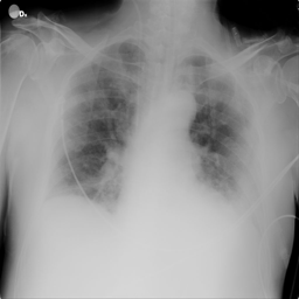
#> input picture IREI/Assignment3/db/covid1.png, 299 x 299 px; its folder holds 4 pictures in this run
$ python rank.py   (older library calls are emulated)
#> lines starting #> are read from the running program, lines starting #| are printed output that depends on the picture
#!/usr/bin/env python3
# -*- coding: utf-8 -*-
"""
Created on Tue Mar 15 19:13:49 2022

@author: Miriam, Itziar and Elia

"""

import cv2
import glob as gb
import re
import numpy as np
import matplotlib.pyplot as plt
from skimage.io import imread, imshow
from skimage.transform import resize
from skimage.feature import hog
from skimage import exposure
import numpy as np
import matplotlib.pyplot as plt
from skimage.filters import threshold_otsu
import operator

#%% FUNCTIONS

def segmentation_threshold(img):
    img_gray=cv2.cvtColor(img,cv2.COLOR_RGB2GRAY)
    # img_eq = cv2.equalizeHist(img_gray)
    def filter_image(image, mask):
        r = image[:,:,0] * mask
        g = image[:,:,1] * mask
        b = image[:,:,2] * mask
        return np.dstack([r,g,b])

    thresh = threshold_otsu(img_gray)
    img_otsu  = img_gray < thresh
    filtered = filter_image(img, img_otsu)
    return filtered


#Read and show images

# Define the variables
dict_images = {} # Create a dictionary to store the images
array_target = [] # Create a list to store the names of the images
pattern="db\.*.(\w+\d*).*" # Create a pattern to extract the names of the imahes


img_path = 'db/'
ext = ['png', 'jpg', 'jpeg'] # Add image formats here

# Create a list to store the paths of the images of the data base
files = []
[files.extend(gb.glob(img_path + '*.' + e)) for e in ext]

# Enter the path of the image that you want to compare
pathNewImage = input("Enter a new image: ")
#> the answer given: db/covid1.png
# Read the image entered and resize it in a common size
newImage = cv2.resize(cv2.imread(pathNewImage),(299, 299))
#> newImage is the input picture: shape (299, 299, 3); min 0, max 255, mean 145.9

# Read the images of the database and store its names
for path in files:
    # Use the pattern to extract the name of the images
    match = re.search(pattern, path)
    # Read the image and resize it in a common size
    img = cv2.resize(cv2.imread(path),(299, 299))
    dict_images[match.group(1)] = img
#> pass 2 of the loop `for path in files:`:
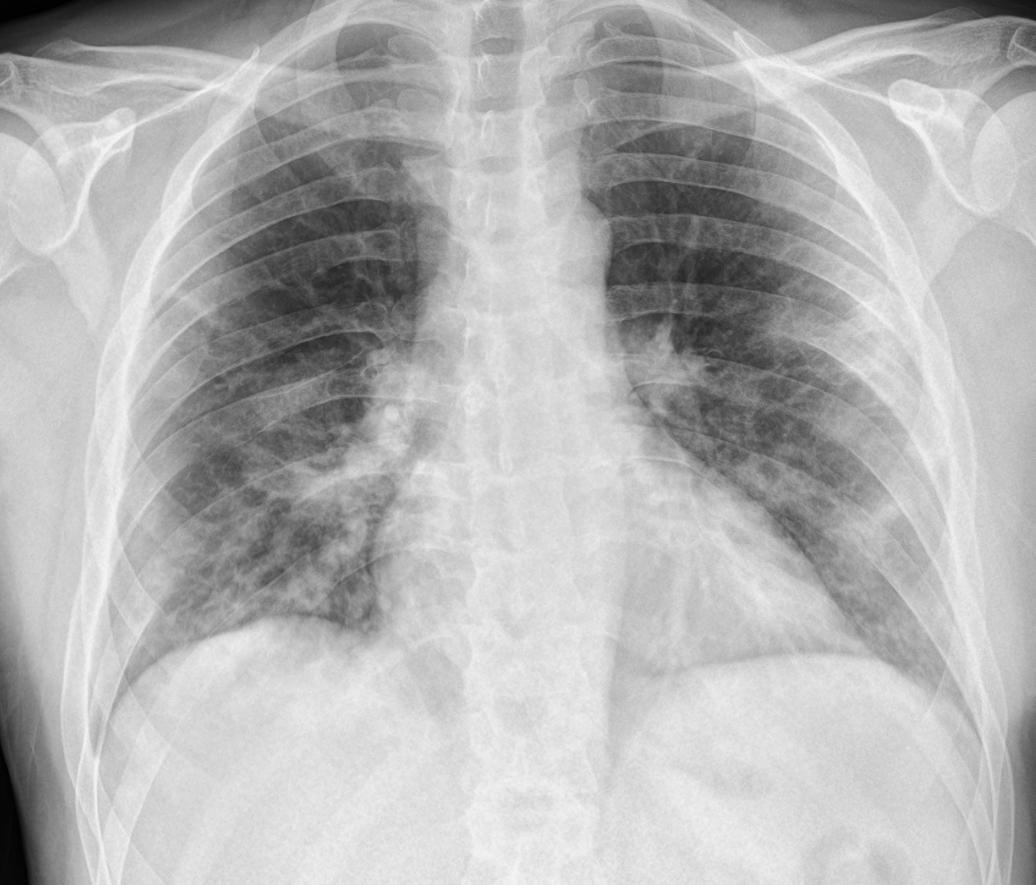
#> input picture IREI/Assignment3/db/covid10.jpg, 1036 x 885 px
#> `img = cv2.resize(cv2.imread(path),(299, 299))`:
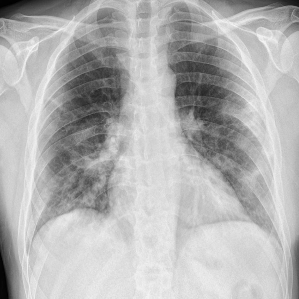
#> img: shape (299, 299, 3); min 0, max 247, mean 179.2


#%%

######################################## COLORS METHOD ########################################

print("\n")
print("1. Colors method \n")

# Normalize the the input image
newImage_norm = cv2.normalize(newImage, None, alpha=0,beta=200, norm_type=cv2.NORM_MINMAX)
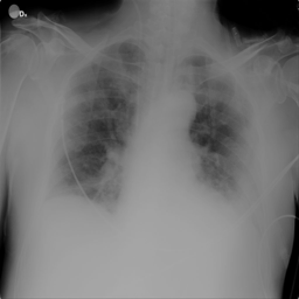
#> newImage_norm: shape (299, 299, 3); min 0, max 200, mean 114.4
# Create the histogram for the input image
hist_newImage = cv2.calcHist([newImage_norm], [0], None, [20],[0, 256])
#> hist_newImage = 20 values, max 15787 at index 12, min 0 at index 16, mean 4470

dict_hist = {}
# Create a loop to iterate the list of images
for img in dict_images:
    # Normalize the image
    img_norm = cv2.normalize(dict_images[img], None, alpha=0,beta=200, norm_type=cv2.NORM_MINMAX)
    # Create a histogram for every image and store it in a list
    hist = cv2.calcHist([img_norm], [0], None, [20],[0, 256])
    dict_hist[img] = hist
#> this loop made 4 passes
#> img on passes 1 to 4: 'covid1', 'covid10', 'covid12', 'covid13'
#> pass 2, `img_norm = cv2.normalize(dict_images[img], None, alpha=0,beta=200, nor..`:
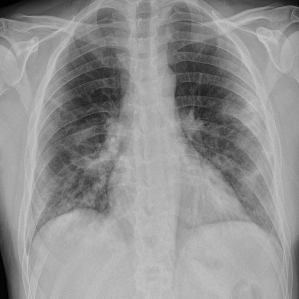
#> img_norm: shape (299, 299, 3); min 0, max 200, mean 145.1
#> pass 3, `img_norm = cv2.normalize(dict_images[img], None, alpha=0,beta=200, nor..`:
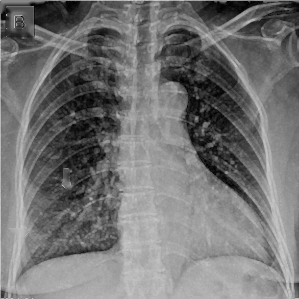
#> img_norm: shape (299, 299, 3); min 0, max 200, mean 115.9
#> after the loop, dict_hist = 4 items

# Create a list to store the values of the comparations
dict_corr = {}
distances_table = [[0 for x in range(4)] for y in range(len(dict_hist))]
#> distances_table = [[0, 0, 0, 0], [0, 0, 0, 0], [0, 0, 0, 0], [0, 0, 0, 0]]
# Define a list with the names of the comparation methods
methods_names = ["Correlation", "Chi-square", "Intersection", "Bhattacharyya"]

# Create a loop to iterate the list of histograms
for hist in dict_hist:
    # Compare the histogram of the new image with the histograms of the images of the data base
    corr = cv2.compareHist(hist_newImage, dict_hist[hist], 0)
    # Store the result of the comparation
    dict_corr[hist] = round(corr, 4)
#> this loop made 4 passes
#> (hist, corr) on passes 1 to 4: ('covid1', 1), ('covid10', 0.307), ('covid12', 0.757), ('covid13', 0.356)
#> after the loop, dict_corr = {'covid1': 1, 'covid10': 0.307, 'covid12': 0.757, 'covid13': 0.356}

# Sort the images by absolute value of the correlation
corr_sorted = sorted(dict_corr, key=lambda dict_key: abs(dict_corr[dict_key]), reverse=True)
#> corr_sorted = ['covid1', 'covid12', 'covid13', 'covid10']
# Printing the list of the three images with higher correlation using loop
for w in corr_sorted:
    print(f"Image name: {w}, Correlaton: {dict_corr[w]}")
#> this loop made 4 passes
#| Image name: covid1, Correlaton: 1.0
#| Image name: covid12, Correlaton: 0.7572
#| Image name: covid13, Correlaton: 0.3561
#| Image name: covid10, Correlaton: 0.3069

thresh = round(len(corr_sorted)*0.15)
#> thresh = 1
names_thres = corr_sorted[0:thresh]
#> names_thres = ['covid1']
dict_thres = {}
print(f"Name of the {thresh} images with higher correlation: {names_thres}")
#| Name of the 1 images with higher correlation: ['covid1']

# Filter the dictionary of the images using the threshold
for img in dict_images:
    if (img in corr_sorted[0:thresh]):
        dict_thres[img] = dict_images[img]
#> after the loop, dict_thres = 1 item


#%%

######################################## GRADIENT METHOD ########################################

print("\n")
print("2. Gradient method \n")

# Calculate the gradient for the inut image
fd, hog_new_img = hog(newImage, orientations=9, pixels_per_cell=(6, 6),
                    cells_per_block=(2, 2), visualize=True, multichannel=True)
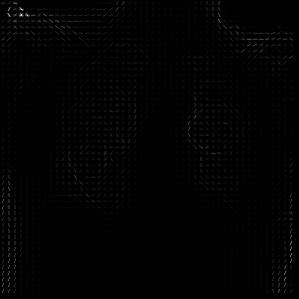
#> hog_new_img: shape (299, 299) float64; min 0, max 70.99, mean 0.5; drawn with min black and max white
# Rescale the histogram for better display
hog_new_res = exposure.rescale_intensity(hog_new_img, in_range=(0, 10))
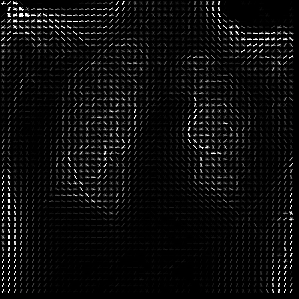
#> hog_new_res: shape (299, 299) float64; min 0, max 1, mean 0.0501


# Define the dictionary of hogs
dict_hog = {}

# Create a loop to iterate the list of images
for img in dict_thres:
    # Apply the method hog for each image
    fd, hog_img = hog(dict_thres[img], orientations=9, pixels_per_cell=(6, 6),
                    cells_per_block=(2, 2), visualize=True, multichannel=True)
    # Rescale histogram for better display
    hog_res = exposure.rescale_intensity(hog_img, in_range=(0, 10))
    # Store the result in the dictionary
    dict_hog[img]=hog_res
#> this loop made 1 pass
#> after the loop, dict_hog = 1 item

# Define a dictionary to store the euclidean distances
distance_array={}
# Create a loop to iterate the list of hog images
for hog in dict_hog:
    # Calculate the euclidean distance
    distance = cv2.norm(hog_new_res, dict_hog[hog])
    # Store the names and the distances of the images in the dictionary
    distance_array[hog]=distance
#> this loop made 1 pass
#> after the loop, distance_array = {'covid1': 0}

# Sort the images by distance
distance_sorted = sorted(distance_array, key=distance_array.get, reverse=False)
#> distance_sorted = ['covid1']

# Printing the list of the three images with less distance using loop
for w in distance_sorted:
    print(f"Image name: {w}, Distance: {round(distance_array[w], 4)}")
#> this loop made 1 pass
#| Image name: covid1, Distance: 0.0

print("Name of the three images with less distance: ", distance_sorted[0:3])
#| Name of the three images with less distance:  ['covid1']


# Representate the input image and the Histogram of Oriented Gradients of the images with less distance

fig, ((ax1, ax2), (ax3, ax4)) = plt.subplots(2, 2, figsize=(16, 8), sharex=True, sharey=True)

# Representate the original input image
ax1.imshow(newImage, cmap=plt.cm.gray)
ax1.set_title('Input image')

# Representate the Hogs of the images with less distances
ax2.imshow(dict_hog[distance_sorted[0]], cmap=plt.cm.gray)
ax2.set_title(f"Histogram of Oriented Gradients: {distance_sorted[0]}")
#> (the run stopped early here; a loop or call above may not have finished)
